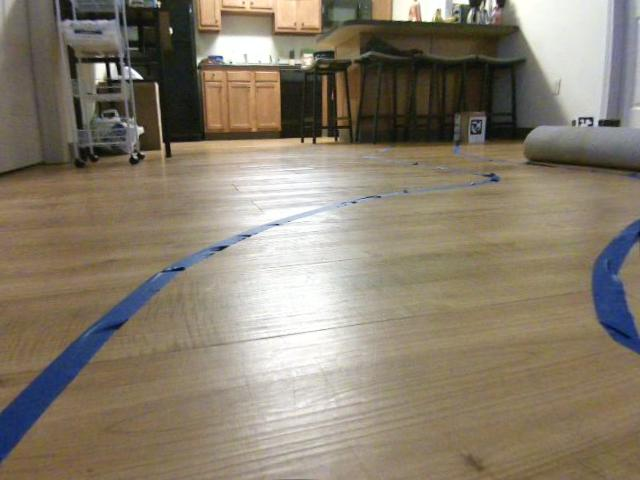
#> input picture testing/blueTape/lane7.jpg, 640 x 480 px
$ python lane_driver.py
#> lines starting #> are read from the running program, lines starting #| are printed output that depends on the picture; after the words box and inside, x2 and y2 are one past the last pixel; in counts of white or black regions, pixels touching at a corner belong together
### testing/lane_classer.py
#!/usr/bin/env python

# Code to test the algos from DeepPiCar on a static image before
# converting to a ROS node and deploying on the DeepRacer

import cv2 #, cv_bridge
#import rospy
import numpy as np

# The laneFinder class finds the lane lines from a given image, then computes
# the lines that are used in computing the required steering angle for the
# DeepRacer
class laneFinder:
    def __init__(self):
        self.image = cv2.imread('./blueTape/lane7.jpg')
        self.edges = []
        # image = self.bridge.imgmsg_to_cv2(msg, desired_encoding="bgr8")
        # self.bridge = cv_bridge.CvBridge()
        # self.image_sub = rospy.Subscriber('cv_camera/image_rect_color', Image, self.image_callback)


    # Find the edges of the regions that correspond to the lane color
    def findEdges(self):
        hsv = cv2.cvtColor(self.image, cv2.COLOR_BGR2HSV)
        lowerBlue = np.array([60, 60, 60])
        upperBlue = np.array([150, 180, 90])
        mask = cv2.inRange(hsv, lowerBlue, upperBlue)
        self.edges = cv2.Canny(mask, 200, 400)
        return self.edges

    # This function helps the DeepRacer focus on the lower half of the image,
    # as this is the portion of immediate interest in steering the robot
    def immediateInterest(self):
        height, width = self.edges.shape
        mask = np.zeros_like(self.edges)

        # focus on the lower half
        polygon = np.array([[
            (0, height*2/5),
            (width, height*2/5),
            (width, height),
            (0, height),
        ]], np.int32)
        cv2.fillPoly(mask, polygon, 255)
        self.croppedEdges = cv2.bitwise_and(self.edges, mask)

        return self.croppedEdges

    # This function uses the Hough Line Transform in detecting line segments
    # from the computed edges from the above function.
    def detectLineSegments(self):
        rho = 4 # distance precision in pixels
        angle = 5*np.pi/180 # angular precision in radians (1 degree)
        minThreshold = 25 # minimum length to be detected as a line
        self.lineSegments = cv2.HoughLinesP(self.croppedEdges, rho, angle, minThreshold,
                                np.array([]), minLineLength=20, maxLineGap=15)

        return self.lineSegments

    # helper
    def make_points(self, line):
        height, width, _ = self.image.shape
        slope, intercept = line
        y1 = height  # bottom of the frame
        y2 = int(y1 / 2)  # make points from middle of the frame down

        # bound the coordinates within the frame
        x1 = max(-width, min(2 * width, int((y1 - intercept) / slope)))
        x2 = max(-width, min(2 * width, int((y2 - intercept) / slope)))
        return [[x1, y1, x2, y2]]

    def avgSlopeIntercept(self):
        """
        This function combines line segments into one or two lane lines
        If all line slopes are < 0: then it's only right lane
        If all line slopes are > 0: then it's only left lane
        """
        laneLines = []
        if self.lineSegments is None:
            #rospy.loginfo("No line segments detected")
            return laneLines

        height, width, _ = self.image.shape
        leftFit = []
        rightFit = []

        boundary = 2/5
        leftRegionBoundary = width*(1-boundary) # left lane line segment
                            # should be on left 2/3 of the screen
        rightRegionBoundary = width * boundary # right lane line segment
                            # should be on right 2/3 of the screen

        for lineSegment in self.lineSegments:
            for x1, y1, x2, y2 in lineSegment:
                if x1 == x2:
                    #rospy.loginfo('No line segments detected')
                    continue
                fit = np.polyfit((x1, x2), (y1, y2), 1)
                slope = fit[0]
                intercept = fit[1]
                if slope < 0:
                    if x1 < leftRegionBoundary and x2 < leftRegionBoundary:
                        leftFit.append((slope, intercept))
                else:
                    if x1 > rightRegionBoundary and x2 > rightRegionBoundary:
                        rightFit.append((slope, intercept))
        leftFitAvg = np.average(leftFit, axis=0)
        if len(leftFit) > 0:
            laneLines.append(self.make_points(leftFitAvg))

        rightFitAvg = np.average(rightFit, axis=0)
        if len(rightFit) > 0:
            laneLines.append(self.make_points(rightFitAvg))
        #rospy.loginfo("Lane lines: %s" % laneLines)
        return laneLines

def detectLane(finder):
    finder.findEdges()
    finder.immediateInterest()
    finder.detectLineSegments()
    laneLines = finder.avgSlopeIntercept()
    return laneLines

def displayLines(finder, lines, lineColor=(0, 255, 100), lineWidth=4):
    lineImage = np.zeros_like(finder.image)
    if lines is not None:
        for line in lines:
            for x1, y1, x2, y2 in line:
                cv2.line(lineImage, (x1, y1), (x2, y2), lineColor, lineWidth)
    lineImage = cv2.addWeighted(finder.image, 0.8, lineImage, 1, 1)

    return lineImage


finder = laneFinder()
#> in __init__, self.image is the input picture: shape (480, 640, 3); mean B, G, R 109.6, 126, 135.9
laneLines = detectLane(finder)
#> in findEdges, `hsv = cv2.cvtColor(self.image, cv2.COLOR_BGR2HSV)`: hsv: shape (480, 640, 3); mean H, S, V 30.7, 67.2, 138.8
#> in findEdges, `mask = cv2.inRange(hsv, lowerBlue, upperBlue)`:
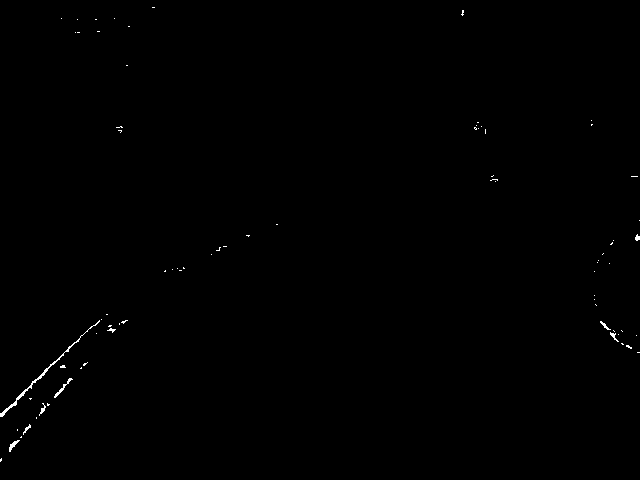
#> mask: shape (480, 640); 0.25% white in thin lines or dots
#> in findEdges, `self.edges = cv2.Canny(mask, 200, 400)`:
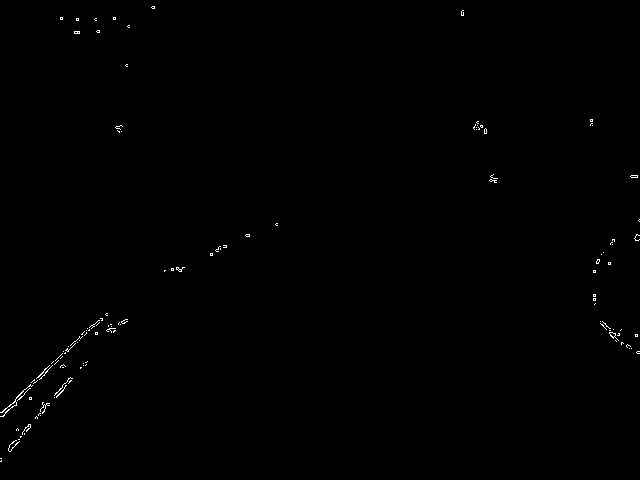
#> self.edges: shape (480, 640); 0.3% white in thin lines or dots
#> in immediateInterest, `cv2.fillPoly(mask, polygon, 255)`:
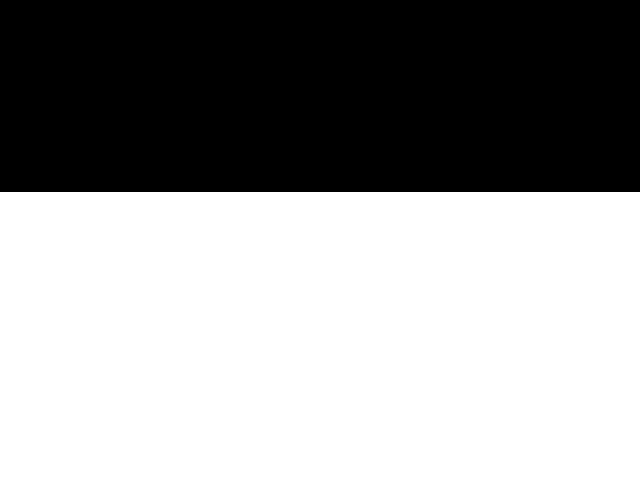
#> mask: shape (480, 640); 60% white; 1 black region, box (x1, y1, x2, y2) and area: (0, 0, 640, 192) 122880
#> in immediateInterest, `self.croppedEdges = cv2.bitwise_and(self.edges, mask)`:
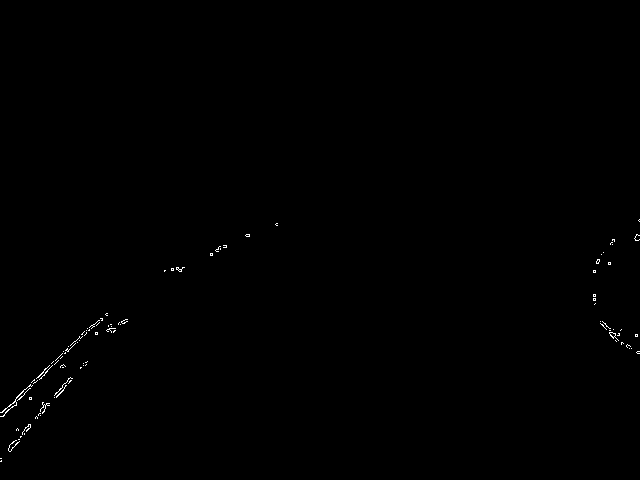
#> self.croppedEdges: shape (480, 640); 0.24% white in thin lines or dots, all inside (x1, y1, x2, y2) = (0, 219, 640, 462)
#> in detectLineSegments, `self.lineSegments = cv2.HoughLinesP(self.croppedEdges, rho, angle, min..`: self.lineSegments = 16 rows, first 6: [1, 461, 54, 397], [2, 416, 100, 318], [9, 406, 87, 328], [42, 413, 85, 362], [605, 324, 639, 353], [18, 439, 70, 377]
#> the loop in avgSlopeIntercept, `for lineSegment in self.lineSegments:` made 16 passes
#> lineSegment on passes 1 to 12: [[1, 461, 54, 397]], [[2, 416, 100, 318]], [[9, 406, 87, 328]], [[42, 413, 85, 362]], [[605, 324, 639, 353]], [[18, 439, 70, 377]], [[606, 326, 627, 347]], [[20, 393, 41, 378]], [[23, 390, 44, 375]], [[40, 409, 71, 378]], [[9, 445, 44, 410]], [[600, 323, 621, 344]]
#> after the loop in avgSlopeIntercept, `for lineSegment in self.lineSegments:`: leftFit = [(-1.21, 462.2), (-1, 418), (-1, 415), (-1.19, 462.8), (-1.19, 460.5), (-0.714, 407.3), (-0.714, 406.4), (-1, 449), (-1, 454), (-1.38, 466.5), (-1.43, 461)]; rightFit = [(0.853, -192), (1, -280), (1, -277), (0.704, -95.26)]
#> in avgSlopeIntercept, `leftFitAvg = np.average(leftFit, axis=0)`: leftFitAvg = [-1.08, 442.1]
#> in make_points, `slope, intercept = line`: slope = -1.08; intercept = 442.1
#> in make_points, `x1 = max(-width, min(2 * width, int((y1 - intercept) / slope)))`: x1 = -35
#> in make_points, `x2 = max(-width, min(2 * width, int((y2 - intercept) / slope)))`: x2 = 187
#> in avgSlopeIntercept, `rightFitAvg = np.average(rightFit, axis=0)`: rightFitAvg = [0.889, -211.1]
#> in detectLane, `laneLines = finder.avgSlopeIntercept()`: laneLines = [[[-35, 480, 187, 240]], [[777, 480, 507, 240]]]
#> laneLines = [[[-35, 480, 187, 240]], [[777, 480, 507, 240]]]
lineImage = displayLines(finder, laneLines)
#> the loop in displayLines, `for line in lines:` made 2 passes
#> in displayLines, `lineImage = cv2.addWeighted(finder.image, 0.8, lineImage, 1, 1)`:
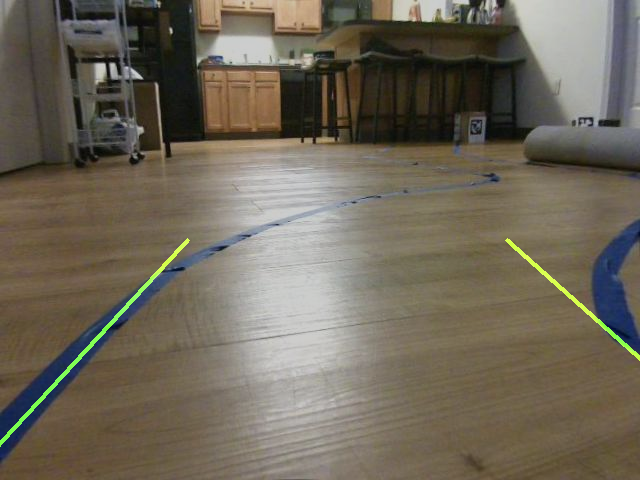
#> lineImage: shape (480, 640, 3); mean B, G, R 88.7, 102.9, 110.4
cv2.imshow("Lane Lines", lineImage)
cv2.waitKey(1000)

### testing/lane_driver.py
#!/usr/bin/env python

# Code to drive the DeepRacer based on the lanes found using lane_classer.py

import lane_classer as lc
import cv2, numpy as np


# Simple function to compute the angle between the heading line and center line
def angleBtwPoints(x1, y1, x, y2):
    centerLine = -(y1-y2)
    # headingLine = np.sqrt(((x1-x)**2)+((y1-y2)**2))
    headingLine = (x1-x)
    # print(headingLine)
    # print(centerLine)
    angle = np.arctan2(headingLine,centerLine)
    # angle = np.arccos(((centerLine**2)+(headingLine**2)-(headingToCenter**2))/(2*centerLine*headingLine))
    return angle

# This function computes the steering angle
def computeSteeringAngle(laneLines):
    # Steering angle of:
    # 0 to 30 (0 to 0.9): turn left
    # 0 (0): straight
    # -30 to 0 (-0.9 to 0): turn right

    headingImg = np.zeros_like(lc.finder.image)
    height, width, _ = lc.finder.image.shape
    xMid = int(width/2)
    yEnd = height
    yMid = int(height/2)

    # Only one detected line
    if len(laneLines) == 1:
        x1, y1, x2, y2 = laneLines[0][0]
        fit = np.polyfit((x1, x2), (y1, y2), 1)
        slope = fit[0]
        x2 = int((-yMid/slope)+xMid)

    # Two detected lines
    elif len(laneLines) == 2:
        _, _, left_x2, _ = laneLines[0][0]
        _, _, right_x2, _ = laneLines[1][0]
        x2 = (left_x2+right_x2)/2

    cv2.line(headingImg, (xMid,yEnd), (x2,yMid), (0,0,255), 10)
    headingImg = cv2.addWeighted(lc.lineImage, 0.8, headingImg, 1, 1)
    angle = angleBtwPoints(xMid, yMid, x2, yEnd)*1.56
    # cv2.imshow("Heading Image", headingImg)
    cv2.waitKey(1000)
    if angle > 0.9:
        angle = 0.9
    elif angle < -0.9:
        angle = -0.9

    cv2.imshow('Heading Line' , headingImg)
    cv2.waitKey(1000)
    return angle


angle = computeSteeringAngle(lc.laneLines)
#> in computeSteeringAngle, `headingImg = cv2.addWeighted(lc.lineImage, 0.8, headingImg, 1, 1)`:
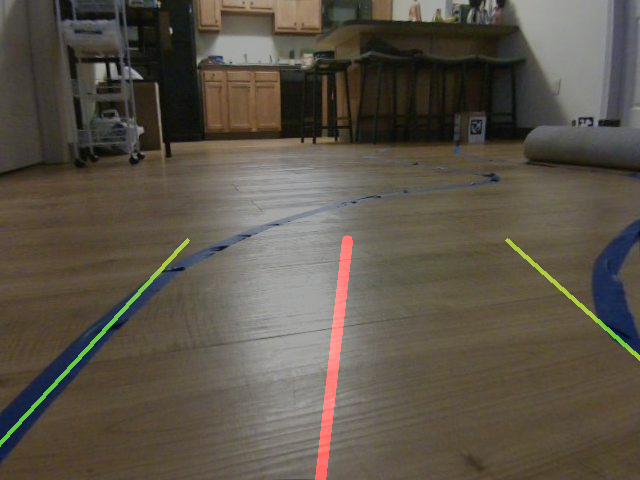
#> headingImg: shape (480, 640, 3); mean of channels 0, 1, 2 71.9, 83.4, 90.4; drawn as B, G, R
print(angle)

$ run again, with testing/blueTape/lane1.jpg copied over testing/blueTape/lane7.jpg
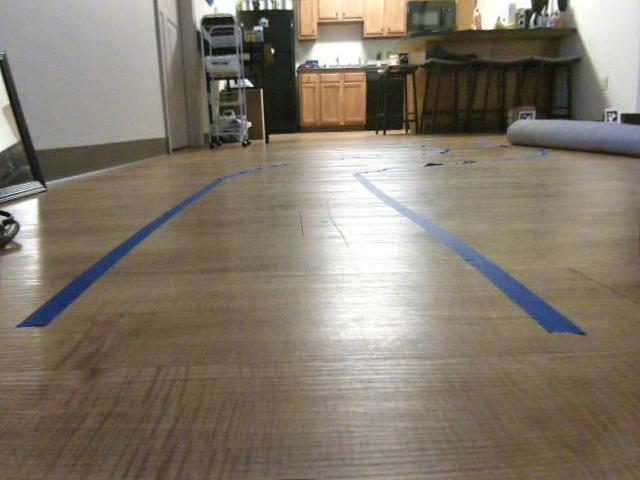
#> input picture testing/blueTape/lane1.jpg, 640 x 480 px
#> in __init__, self.image is the input picture: shape (480, 640, 3); mean B, G, R 107.6, 121.8, 130.7
#> hsv: shape (480, 640, 3); mean H, S, V 30, 60.3, 132.5
#> in findEdges, `mask = cv2.inRange(hsv, lowerBlue, upperBlue)`:
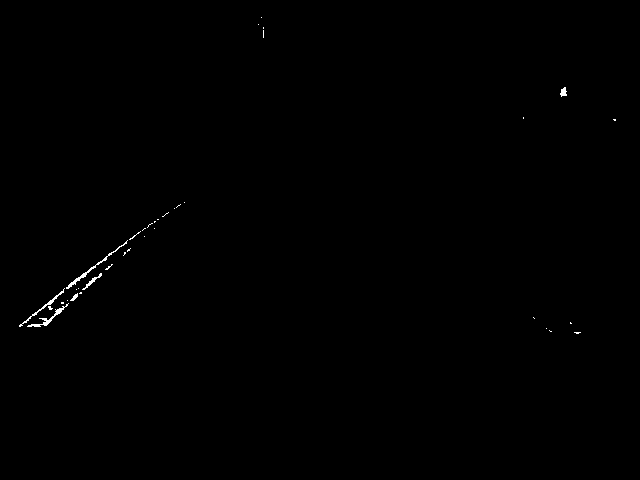
#> mask: shape (480, 640); 0.23% white in thin lines or dots, all inside (x1, y1, x2, y2) = (19, 17, 616, 334)
#> self.edges: shape (480, 640); 0.21% white in thin lines or dots, all inside (x1, y1, x2, y2) = (19, 16, 616, 334)
#> self.croppedEdges: shape (480, 640); 0.19% white in thin lines or dots, all inside (x1, y1, x2, y2) = (19, 201, 581, 334)
#> self.lineSegments = 18 rows, first 6: [28, 317, 84, 277], [64, 307, 101, 276], [39, 326, 78, 287], [53, 297, 106, 259], [63, 303, 154, 227], [38, 326, 101, 273]
#> the loop in avgSlopeIntercept, `for lineSegment in self.lineSegments:` made 18 passes
#> after the loop in avgSlopeIntercept, `for lineSegment in self.lineSegments:`: leftFit = 18 items, first 6: (-0.714, 337), (-0.838, 360.6), (-1, 365), (-0.717, 335), (-0.835, 355.6), (-0.841, 358); rightFit = []
#> leftFitAvg = [-0.799, 347.5]
#> slope = -0.799; intercept = 347.5
#> x1 = -165
#> x2 = 134
#> rightFitAvg = nan
#> in detectLane, `laneLines = finder.avgSlopeIntercept()`: laneLines = [[[-165, 480, 134, 240]]]
#> the loop in displayLines, `for line in lines:` made 1 pass
#> in computeSteeringAngle, `headingImg = cv2.addWeighted(lc.lineImage, 0.8, headingImg, 1, 1)`:
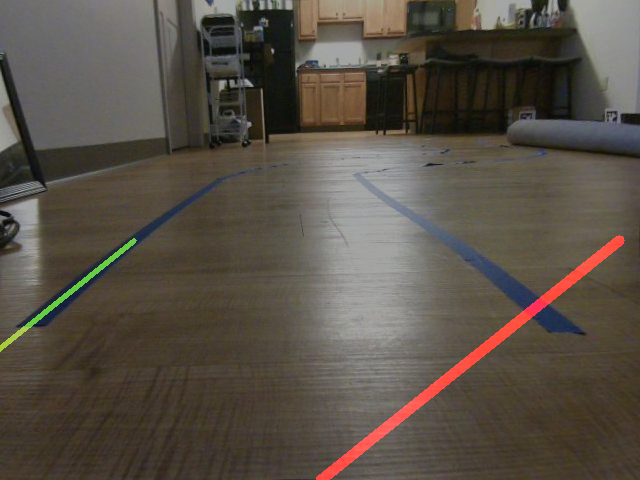
#> headingImg: shape (480, 640, 3); mean of channels 0, 1, 2 70.7, 80.2, 88; drawn as B, G, R

$ run again, with testing/blueTape/lane2.jpg copied over testing/blueTape/lane7.jpg
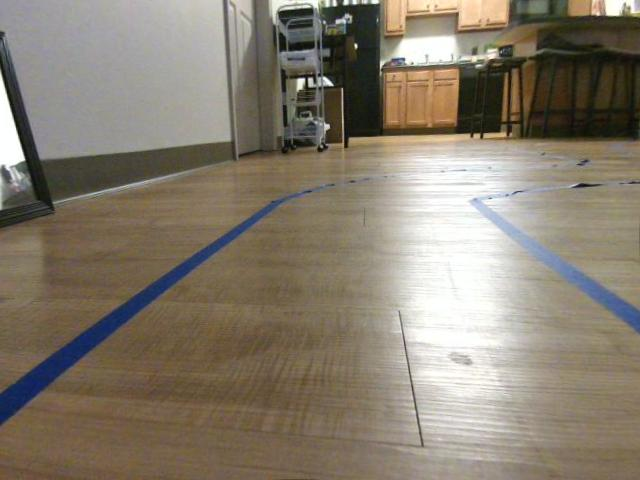
#> input picture testing/blueTape/lane2.jpg, 640 x 480 px
#> in __init__, self.image is the input picture: shape (480, 640, 3); mean B, G, R 110.4, 125.1, 134.2
#> hsv: shape (480, 640, 3); mean H, S, V 31, 62.3, 136.2
#> in findEdges, `mask = cv2.inRange(hsv, lowerBlue, upperBlue)`:
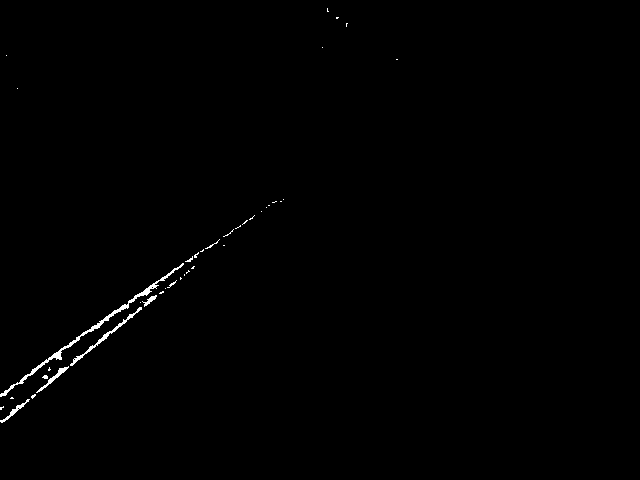
#> mask: shape (480, 640); 0.5% white in thin lines or dots, all inside (x1, y1, x2, y2) = (0, 8, 398, 423)
#> self.edges: shape (480, 640); 0.39% white in thin lines or dots, all inside (x1, y1, x2, y2) = (0, 7, 398, 423)
#> self.croppedEdges: shape (480, 640); 0.37% white in thin lines or dots, all inside (x1, y1, x2, y2) = (0, 198, 285, 423)
#> self.lineSegments = 24 rows, first 6: [37, 365, 205, 247], [5, 421, 110, 333], [62, 350, 206, 249], [103, 335, 169, 288], [46, 378, 126, 322], [1, 393, 191, 260]
#> the loop in avgSlopeIntercept, `for lineSegment in self.lineSegments:` made 24 passes
#> after the loop in avgSlopeIntercept, `for lineSegment in self.lineSegments:`: leftFit = 24 items, first 6: (-0.702, 391), (-0.838, 425.2), (-0.701, 393.5), (-0.712, 408.3), (-0.7, 410.2), (-0.7, 393.7); rightFit = []
#> leftFitAvg = [-0.727, 400.9]
#> slope = -0.727; intercept = 400.9
#> x1 = -108
#> x2 = 221
#> rightFitAvg = nan
#> in detectLane, `laneLines = finder.avgSlopeIntercept()`: laneLines = [[[-108, 480, 221, 240]]]
#> the loop in displayLines, `for line in lines:` made 1 pass
#> in computeSteeringAngle, `headingImg = cv2.addWeighted(lc.lineImage, 0.8, headingImg, 1, 1)`:
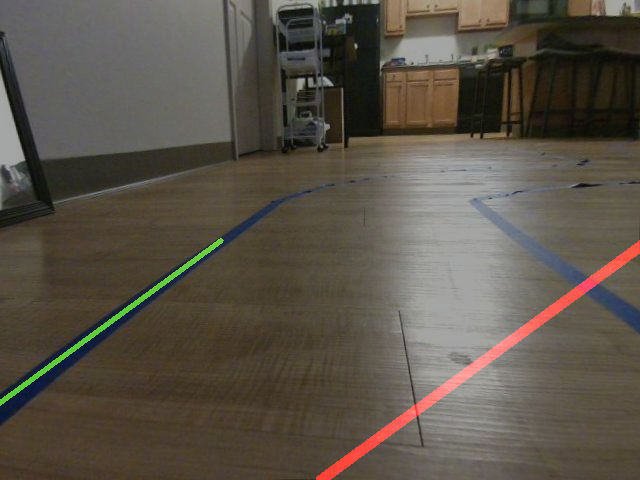
#> headingImg: shape (480, 640, 3); mean of channels 0, 1, 2 72.5, 82.7, 90.1; drawn as B, G, R

$ run again, with testing/blueTape/lane3.jpg copied over testing/blueTape/lane7.jpg
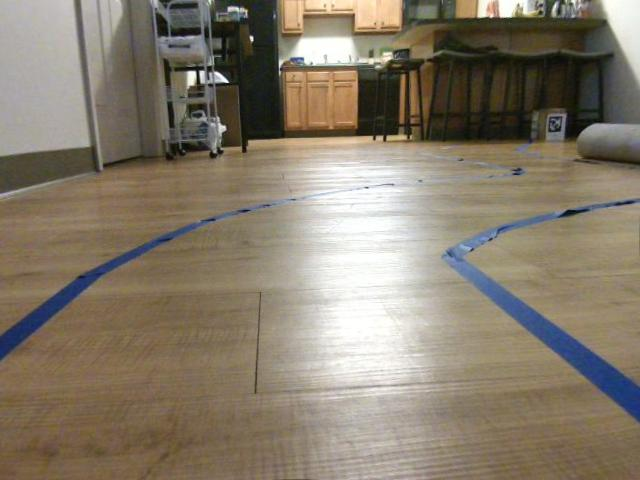
#> input picture testing/blueTape/lane3.jpg, 640 x 480 px
#> in __init__, self.image is the input picture: shape (480, 640, 3); mean B, G, R 108, 124.2, 134.4
#> hsv: shape (480, 640, 3); mean H, S, V 28.5, 66.6, 136.7
#> in findEdges, `mask = cv2.inRange(hsv, lowerBlue, upperBlue)`:
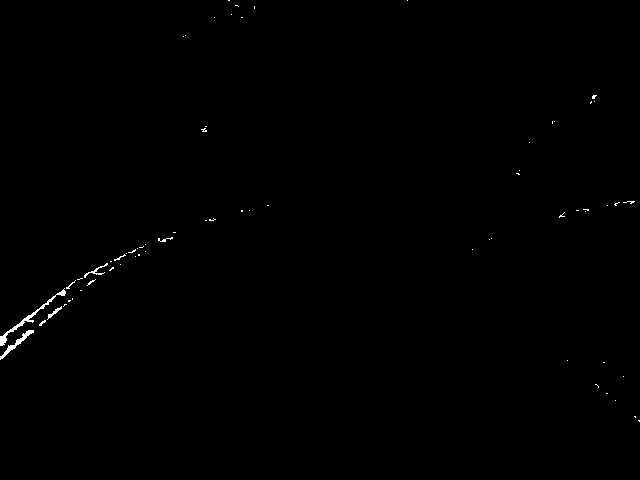
#> mask: shape (480, 640); 0.3% white in thin lines or dots, all inside (x1, y1, x2, y2) = (0, 0, 640, 422)
#> self.croppedEdges: shape (480, 640); 0.25% white in thin lines or dots, all inside (x1, y1, x2, y2) = (0, 200, 640, 422)
#> self.lineSegments = 25 rows, first 6: [85, 273, 175, 231], [64, 287, 94, 273], [94, 279, 145, 250], [121, 265, 167, 239], [4, 351, 30, 329], [61, 295, 90, 271]
#> the loop in avgSlopeIntercept, `for lineSegment in self.lineSegments:` made 25 passes
#> after the loop in avgSlopeIntercept, `for lineSegment in self.lineSegments:`: leftFit = 20 items, first 6: (-0.467, 312.7), (-0.467, 316.9), (-0.569, 332.5), (-0.565, 333.4), (-0.846, 354.4), (-0.828, 345.5); rightFit = [(0.857, -127)]
#> leftFitAvg = [-0.694, 338.9]
#> slope = -0.694; intercept = 338.9
#> x1 = -203
#> x2 = 142
#> rightFitAvg = [0.857, -127]
#> in detectLane, `laneLines = finder.avgSlopeIntercept()`: laneLines = [[[-203, 480, 142, 240]], [[708, 480, 428, 240]]]
#> the loop in displayLines, `for line in lines:` made 2 passes
#> in computeSteeringAngle, `headingImg = cv2.addWeighted(lc.lineImage, 0.8, headingImg, 1, 1)`:
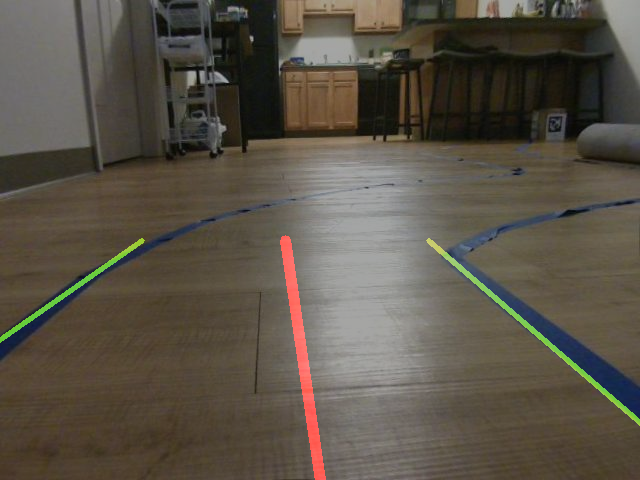
#> headingImg: shape (480, 640, 3); mean of channels 0, 1, 2 70.9, 82.5, 89.7; drawn as B, G, R
